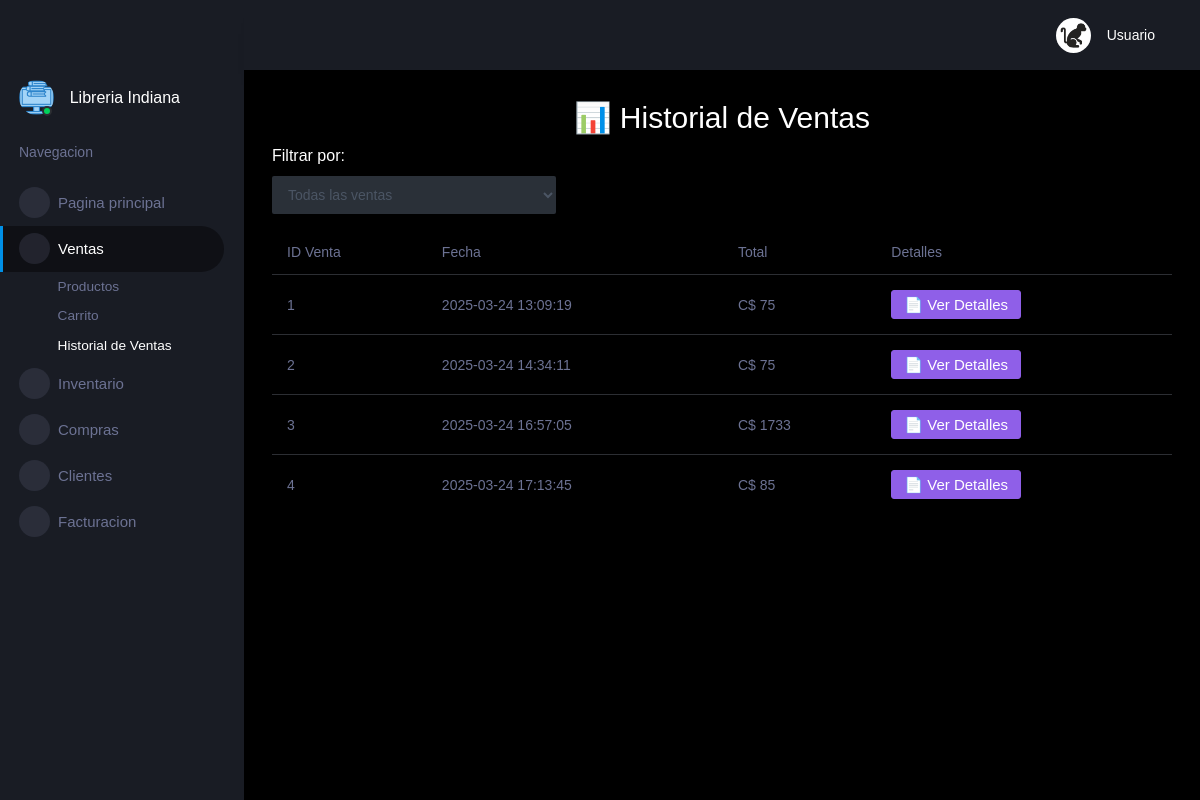
The app's page /ventas with its own data.
### tables this page shows
CREATE TABLE Venta (
    IDVenta INTEGER PRIMARY KEY AUTOINCREMENT,
    Fecha DATETIME,
    Total DECIMAL NOT NULL,
    IDEmpleado INTEGER,
    IDCliente INTEGER,
    IDSucursal INTEGER,
    FOREIGN KEY (IDEmpleado) REFERENCES Empleado(IDEmpleado),
    FOREIGN KEY (IDCliente) REFERENCES Cliente(IDCliente),
    FOREIGN KEY (IDSucursal) REFERENCES Sucursal(IDSucursal)
);

### app.py (the view)
@app.route("/ventas", methods=["GET", "POST"])
def ventas():
    filtro = request.json["filtro"] if request.method == "POST" else "todas"
    ventas = obtener_ventas(filtro)
    if request.method == "POST":
        return jsonify({"ventas": ventas})
    return render_template("ventas.html", ventas=ventas)

### app.py (called while the page is built)
def get_db_connection():
    conn = sqlite3.connect(database_path)
    conn.row_factory = sqlite3.Row
    return conn

@app.after_request
def add_header(response):
    response.headers["Cache-Control"] = "no-cache, no-store, must-revalidate"
    response.headers["Pragma"] = "no-cache"
    response.headers["Expires"] = "0"
    return response

def obtener_ventas(filtro):
    conexion = get_db_connection()
    cursor = conexion.cursor()
    if filtro == "semana":
        fecha_limite = datetime.now() - timedelta(days=7)
        cursor.execute("SELECT IDVenta, Fecha, Total FROM Venta WHERE Fecha >= ?", (fecha_limite,))
    elif filtro == "mes":
        fecha_limite = datetime.now() - timedelta(days=30)
        cursor.execute("SELECT IDVenta, Fecha, Total FROM Venta WHERE Fecha >= ?", (fecha_limite,))
    else:
        cursor.execute("SELECT IDVenta, Fecha, Total FROM Venta")
    ventas = [{"id": row[0], "fecha": row[1], "total": row[2]} for row in cursor.fetchall()]
    conexion.close()
    return ventas

### templates/ventas.html (shortened to what this page needs)
{% extends "layout.html" %}
{% block main %}
<h2 class="text-center">📊 Historial de Ventas</h2>
<div class="row mb-3">
    <div class="col-md-4">
        <label for="filtro-ventas">Filtrar por:</label>
        <select id="filtro-ventas" class="form-control">
            <option value="todas">Todas las ventas</option>
        </select>
    </div>
</div>
<div class="table-responsive">
    <table class="table">
        <thead>
            <tr>
                <th>ID Venta</th>
                <th>Fecha</th>
                <th>Total</th>
                <th>Detalles</th>
            </tr>
        </thead>
        <tbody id="tabla-ventas">
            {% for venta in ventas %}
            <tr>
                <td>{{ venta.id }}</td>
                <td>{{ venta.fecha }}</td>
                <td>C$ {{ venta.total | round(2) }}</td>
                <td>
                    <button class="btn btn-info ver-detalle" data-id="{{ venta.id }}">
                        📄 Ver Detalles
                    </button>
                </td>
            </tr>
            {% endfor %}
        </tbody>
    </table>
</div>
{% endblock %}

### records on screen
Venta: id "1", fecha "2025-03-24 13:09:19", total "75"
Venta: id "2", fecha "2025-03-24 14:34:11", total "75"
Venta: id "3", fecha "2025-03-24 16:57:05", total "1733"
Venta: id "4", fecha "2025-03-24 17:13:45", total "85"
